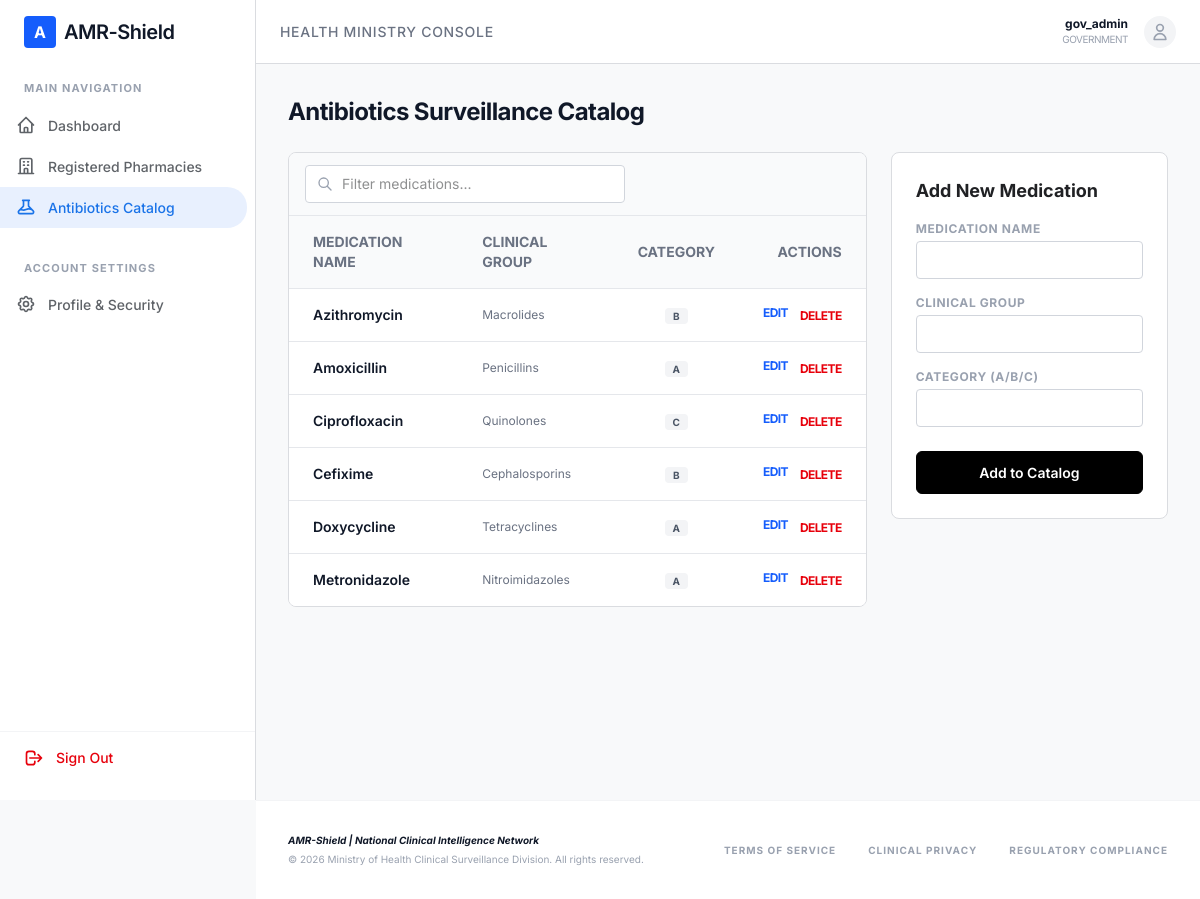
The app's page /government/antibiotics/ (signed in) with its own data.
### core/models/accounts.py (models this page shows)
class User(AbstractUser):
    ROLE_CHOICES = (
        ('PHARMACY', 'Pharmacy'),
        ('INDIVIDUAL', 'Individual'),
        ('GOVERNMENT', 'Government'),
    )
    role = models.CharField(max_length=20, choices=ROLE_CHOICES, default='INDIVIDUAL')
    latitude = models.FloatField(null=True, blank=True)
    longitude = models.FloatField(null=True, blank=True)

### core/models/clinical.py (models this page shows, shortened)
class Antibiotic(models.Model):
    name = models.CharField(max_length=255, unique=True)
    group = models.CharField(max_length=255)
    category = models.CharField(max_length=255)

### core/views/management.py (the view)
@login_required
@role_required('GOVERNMENT')
def antibiotic_list(request):
    query = request.GET.get('q', '')
    antibiotics = Antibiotic.objects.filter(Q(name__icontains=query) | Q(group__icontains=query)) if query else Antibiotic.objects.all()
    form = AntibioticForm()
    if request.method == 'POST':
        form = AntibioticForm(request.POST)
        if form.is_valid():
            form.save()
            return redirect('antibiotic_list')
    return render(request, 'core/management/antibiotic_list.html', {
        'antibiotics': antibiotics, 'query': query, 'form': form
    })

### core/forms.py (shortened to what this page needs)
class AntibioticForm(forms.ModelForm):
    class Meta:
        model = Antibiotic
        fields = ['name', 'group', 'category']

### templates/core/management/antibiotic_list.html (shortened to what this page needs)
{% extends "base.html" %}
{% block content %}
<div class="space-y-6">
    <div class="flex justify-between items-center">
        <h1 class="text-2xl font-bold text-gray-900 tracking-tight">Antibiotics Surveillance Catalog</h1>
    </div>
    <div class="grid grid-cols-1 lg:grid-cols-3 gap-6">
        <div class="lg:col-span-2">
            <div class="data-card overflow-hidden">
                <div class="bg-gray-50 border-b border-gray-200 px-4 py-3">
                    <div class="relative max-w-xs">
                        <span class="absolute left-3 top-1/2 -translate-y-1/2 text-gray-400">
                            <svg class="w-4 h-4" fill="none" stroke="currentColor" viewBox="0 0 24 24"><path stroke-linecap="round" stroke-linejoin="round" stroke-width="2" d="M21 21l-6-6m2-5a7 7 0 11-14 0 7 7 0 0114 0z"></path></svg>
                        </span>
                        <input type="text" id="medication-search" placeholder="Filter medications..." class="w-full pl-9 p-2 bg-white border border-gray-300 rounded focus:ring-1 focus:ring-blue-500 outline-none text-sm transition-all">
                    </div>
                </div>
                <table class="w-full text-left text-sm" id="antibiotic-table">
                    <thead class="bg-gray-50 text-gray-500 uppercase font-bold border-b border-gray-200">
                        <tr>
                            <th class="px-6 py-4">Medication Name</th>
                            <th class="px-6 py-4">Clinical Group</th>
                            <th class="px-6 py-4 text-center">Category</th>
                            <th class="px-6 py-4 text-right">Actions</th>
                        </tr>
                    </thead>
                    <tbody class="divide-y divide-gray-200 bg-white">
                        {% for a in antibiotics %}
                        <tr class="hover:bg-gray-50 transition-colors antibiotic-row">
                            <td class="px-6 py-4 font-semibold text-gray-900 med-name">{{ a.name }}</td>
                            <td class="px-6 py-4 text-gray-500 text-xs med-group">{{ a.group }}</td>
                            <td class="px-6 py-4 text-center">
                                <span class="px-2 py-0.5 bg-gray-100 text-gray-600 rounded text-[10px] font-bold">{{ a.category }}</span>
                            </td>
                            <td class="px-6 py-4 text-right flex justify-end gap-3">
                                <a href="{% url 'antibiotic_edit' a.id %}" class="text-blue-600 hover:underline font-bold text-xs uppercase tracking-tighter">Edit</a>
                                <form method="post" action="{% url 'antibiotic_delete' a.id %}" onsubmit="return confirm('Remove this medication from the surveillance catalog?')" class="inline">
                                    <button type="submit" class="text-red-600 hover:underline font-bold text-xs uppercase tracking-tighter">Delete</button>
                                </form>
                            </td>
                        </tr>
                        {% empty %}
                        <tr><td colspan="4" class="px-6 py-12 text-center text-gray-400 italic text-xs">No medications found.</td></tr>
                        {% endfor %}
                    </tbody>
                </table>
            </div>
        </div>
        <div class="lg:col-span-1">
            <div class="data-card p-6">
                <h2 class="text-lg font-bold mb-4">Add New Medication</h2>
                <form method="post" class="space-y-4">
                    <div>
                        <label class="block text-xs font-bold uppercase tracking-wider text-gray-400 mb-1">Medication Name</label>
                        <input type="text" name="name" required class="w-full p-2 border border-gray-300 rounded focus:ring-1 focus:ring-blue-500 outline-none text-sm">
                    </div>
                    <div>
                        <label class="block text-xs font-bold uppercase tracking-wider text-gray-400 mb-1">Clinical Group</label>
                        <input type="text" name="group" required class="w-full p-2 border border-gray-300 rounded focus:ring-1 focus:ring-blue-500 outline-none text-sm">
                    </div>
                    <div>
                        <label class="block text-xs font-bold uppercase tracking-wider text-gray-400 mb-1">Category (A/B/C)</label>
                        <input type="text" name="category" required class="w-full p-2 border border-gray-300 rounded focus:ring-1 focus:ring-blue-500 outline-none text-sm">
                    </div>
                    <button type="submit" class="w-full btn-primary mt-2">Add to Catalog</button>
                </form>
            </div>
        </div>
    </div>
</div>
{% endblock %}

### templates/base.html (shortened to what this page needs)
<!DOCTYPE html>
<html lang="en">
<head>
    <script src="https://unpkg.com/@tailwindcss/browser@4"></script>
    <link rel="stylesheet" href="https://cdnjs.cloudflare.com/ajax/libs/font-awesome/6.5.1/css/all.min.css">
    <link rel="stylesheet" href="https://unpkg.com/leaflet@1.9.4/dist/leaflet.css"
/>
</head>
<body class="antialiased">
    {% with url_name=request.resolver_match.url_name %}
    {% if user.is_authenticated and url_name != 'landing_page' %}
        <aside class="sidebar py-4 flex flex-col">
            <div class="px-6 mb-8 flex items-center gap-2">
                <div class="w-8 h-8 bg-blue-600 rounded flex items-center justify-center text-white font-bold">A</div>
                <span class="text-xl font-semibold text-gray-900 tracking-tight">AMR-Shield</span>
            </div>
            <nav class="flex-grow">
                <div class="px-6 text-[11px] font-bold text-gray-400 uppercase tracking-widest mb-2">Main Navigation</div>
                <a href="{% url 'dashboard_redirect' %}" class="sidebar-link ">
                    <svg class="w-5 h-5 mr-3" fill="none" stroke="currentColor" viewBox="0 0 24 24"><path stroke-linecap="round" stroke-linejoin="round" stroke-width="2" d="M3 12l2-2m0 0l7-7 7 7M5 10v10a1 1 0 001 1h3m10-11l2 2m-2-2v10a1 1 0 01-1 1h-3m-6 0a1 1 0 001-1v-4a1 1 0 011-1h2a1 1 0 011 1v4a1 1 0 001 1m-6 0h6"></path></svg>
                    Dashboard
                </a>
                {% if user.role == 'GOVERNMENT' %}
                <a href="{% url 'pharmacy_list' %}" class="sidebar-link {% if 'pharmacy_list' in url_name or 'pharmacy_edit' in url_name %}active{% endif %}">
                    <svg class="w-5 h-5 mr-3" fill="none" stroke="currentColor" viewBox="0 0 24 24"><path stroke-linecap="round" stroke-linejoin="round" stroke-width="2" d="M19 21V5a2 2 0 00-2-2H7a2 2 0 00-2 2v16m14 0h2m-2 0h-5m-9 0H3m2 0h5M9 7h1m-1 4h1m4-4h1m-1 4h1m-5 10v-5a1 1 0 011-1h2a1 1 0 011 1v5m-4 0h4"></path></svg>
                    Registered Pharmacies
                </a>
                <a href="{% url 'antibiotic_list' %}" class="sidebar-link {% if 'antibiotic_list' in url_name or 'antibiotic_edit' in url_name %}active{% endif %}">
                    Antibiotics Catalog
                </a>
                {% endif %}
                <div class="px-6 text-[11px] font-bold text-gray-400 uppercase tracking-widest mt-8 mb-2">Account Settings</div>
                <a href="{% url 'profile_settings' %}" class="sidebar-link {% if url_name == 'profile_settings' %}active{% endif %}">
                    Profile & Security
                </a>
            </nav>
            <div class="px-6 py-4 border-t border-gray-100">
                <form action="{% url 'logout' %}" method="post">
                    <button type="submit" class="flex items-center text-sm font-medium text-red-600 hover:text-red-700">
                        <svg class="w-5 h-5 mr-3" fill="none" stroke="currentColor" viewBox="0 0 24 24"><path stroke-linecap="round" stroke-linejoin="round" stroke-width="2" d="M17 16l4-4m0 0l-4-4m4 4H7m6 4v1a3 3 0 01-3 3H6a3 3 0 01-3-3V7a3 3 0 013-3h4a3 3 0 013 3v1"></path></svg>
                        Sign Out
                    </button>
                </form>
            </div>
        </aside>
        <header class="admin-header fixed top-0 left-0 right-0 z-50 flex justify-between items-center px-6 ml-[256px]">
            <div class="flex items-center gap-4">
                <h2 class="text-sm font-medium text-gray-500 uppercase tracking-wider">
                    {% if user.role == 'PHARMACY' %}Pharmacy Terminal{% elif user.role == 'GOVERNMENT' %}Health Ministry Console{% else %}Patient Portal{% endif %}
                </h2>
            </div>
            <div class="flex items-center gap-4">
                <div class="text-right">
                    <div class="text-xs font-bold text-gray-900">{{ user.username }}</div>
                    <div class="text-[10px] text-gray-400 uppercase tracking-tighter">{{ user.role }}</div>
                </div>
                <div class="w-8 h-8 bg-gray-100 rounded-full flex items-center justify-center text-gray-400">
                    <svg class="w-5 h-5" fill="none" stroke="currentColor" viewBox="0 0 24 24"><path stroke-linecap="round" stroke-linejoin="round" stroke-width="2" d="M16 7a4 4 0 11-8 0 4 4 0 018 0zM12 14a7 7 0 00-7 7h14a7 7 0 00-7-7z"></path></svg>
                </div>
            </div>
        </header>
        <main class="main-content">
            <div class="p-8">
                {% block content %}{% endblock %}
            </div>
        </main>
    {% else %}
        <main class="full-layout">
            {% block guest_content %}{% endblock %}
        </main>
    {% endif %}
    <footer class="{% if user.is_authenticated and url_name != 'landing_page' %}ml-[256px]{% endif %} p-8 text-[10px] text-gray-400 border-t border-gray-100 bg-white">
        <div class="max-w-7xl mx-auto flex flex-col md:flex-row justify-between items-center gap-4">
            <div class="text-center md:text-left">
                <p class="font-bold text-gray-900 mb-1 italic">AMR-Shield | National Clinical Intelligence Network</p>
                <p>&copy; 2026 Ministry of Health Clinical Surveillance Division. All rights reserved.</p>
            </div>
            <div class="flex gap-8 uppercase tracking-widest font-bold">
                <a href="#" class="hover:text-blue-600 transition-colors">Terms of Service</a>
                <a href="#" class="hover:text-blue-600 transition-colors">Clinical Privacy</a>
                <a href="#" class="hover:text-blue-600 transition-colors">Regulatory Compliance</a>
            </div>
        </div>
    </footer>
    {% endwith %}
</body>
</html>

### templates/base.html (style rules this page uses)
body { background-color: #f8f9fa; color: #202124; font-family: 'Inter', sans-serif; overflow-x: hidden; }
.sidebar-link { display: flex; items-center: center; padding: 10px 16px; color: #5f6368; font-size: 14px; font-weight: 500; border-radius: 0 20px 20px 0; margin-right: 8px; transition: all 0.2s; }
.sidebar-link.active { background-color: #e8f0fe; color: #1a73e8; }
.data-card { background: #ffffff; border: 1px solid #dadce0; border-radius: 8px; }
.admin-header { background: #ffffff; border-bottom: 1px solid #dadce0; height: 64px; }
.sidebar { width: 256px; background: #ffffff; border-right: 1px solid #dadce0; height: 100vh; position: fixed; left: 0; top: 0; z-index: 100; }
.main-content { margin-left: 256px; min-height: 100vh; padding-top: 64px; }
.btn-primary { background: #000000; color: #ffffff; padding: 10px 20px; border-radius: 6px; font-weight: 600; font-size: 14px; border: 1px solid #000000; transition: all 0.2s; cursor: pointer; display: inline-flex; align-items: center; justify-content: center; }

### records on screen
User: username "gov_admin", role "GOVERNMENT"
Antibiotic: name "Azithromycin", group "Macrolides", category "B"
Antibiotic: name "Amoxicillin", group "Penicillins", category "A"
Antibiotic: name "Ciprofloxacin", group "Quinolones", category "C"
Antibiotic: name "Cefixime", group "Cephalosporins", category "B"
Antibiotic: name "Doxycycline", group "Tetracyclines", category "A"
Antibiotic: name "Metronidazole", group "Nitroimidazoles", category "A"
